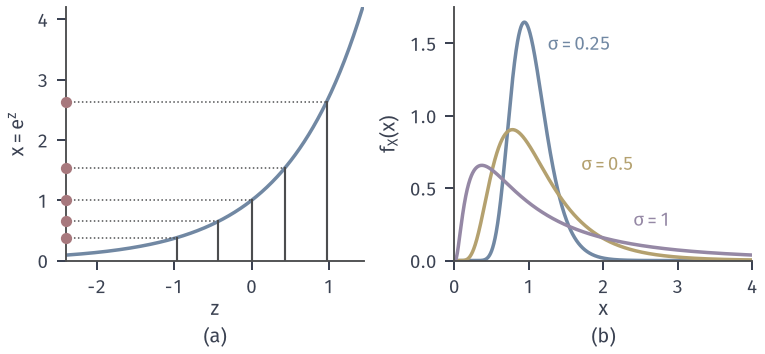

Recreate this plot in Python.
"""Invertible nonlinear pushforward: Z~N(0,1), x=exp(z).
(a) the map with the six equal-probability cut points z_k=Phi^{-1}(k/6) and their images exp(z_k);
(b) log-normal densities mu=0, sigma in {0.25,0.5,1}; skewness (e^{s^2}+2)sqrt(e^{s^2}-1)."""
from pathlib import Path
import sys
HERE = Path(__file__).resolve().parent
sys.path.insert(0, str(HERE.parent/'dfam-common'))
from common import *

fig, (a, b) = figure(width_mm=108, height_mm=50, ncols=2)
z = np.linspace(-2.4, 1.45, 400)
a.plot(z, np.exp(z), color=BLUE, lw=1.4)
zk = Phi_inv(np.arange(1, 6)/6)
for v in zk:
    a.plot([v, v], [0, np.exp(v)], color=STROKE, lw=0.85)
    a.plot([-2.4, v], [np.exp(v), np.exp(v)], color=STROKE, lw=0.6, ls=':')
a.scatter(np.full(5, -2.4), np.exp(zk), s=14, color=RED, zorder=4, clip_on=False)
a.set_xlim(-2.4, 1.45); a.set_ylim(0, 4.2)
a.set_xlabel('$z$', labelpad=1); a.set_ylabel(r'$x=\mathrm{e}^{z}$')
x = np.linspace(0.001, 4, 1500)
sk = {}
for s, c, lab, pos in [(0.25, BLUE, r'$\sigma=0.25$', (1.25, 1.45)), (0.5, YELLOW, r'$\sigma=0.5$', (1.7, 0.62)), (1.0, PURPLE, r'$\sigma=1$', (2.4, 0.24))]:
    f = phi(np.log(x)/s)/(s*x)
    b.plot(x, f, color=c, lw=1.4)
    b.text(*pos, lab, color=c, fontsize=7.5)
    sk[s] = float((np.exp(s*s)+2)*np.sqrt(np.exp(s*s)-1))
b.set_xlim(0, 4); b.set_ylim(0, 1.75); b.set_xlabel('$x$', labelpad=1); b.set_ylabel('$f_X(x)$')
tag(a, '(a)', y=-0.26); tag(b, '(b)', y=-0.26)
save(fig, HERE, 'figure', {'cut_points_z': [float(v) for v in zk], 'images': [float(np.exp(v)) for v in zk], 'skewness': sk})
